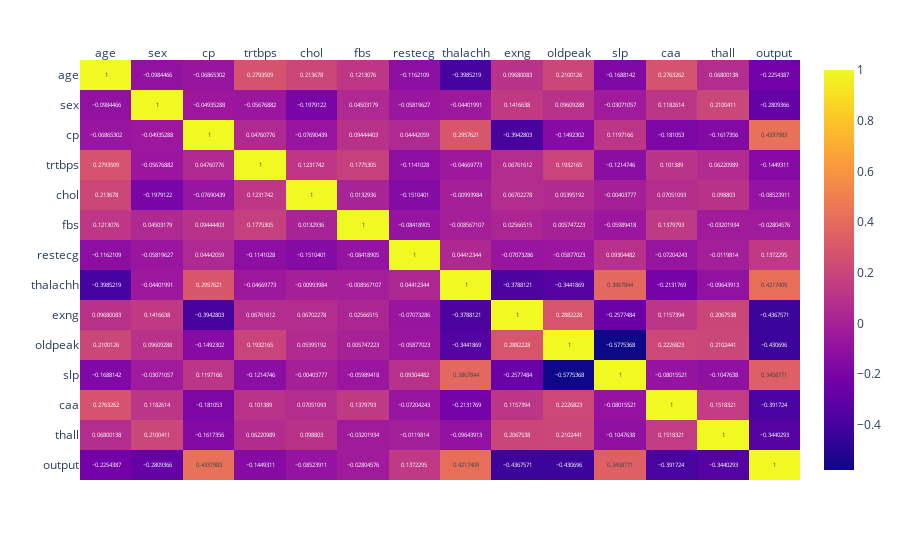

Write notebook code for a chart like this one.
### Code cell
fig = px.imshow(img=values, x=x, y=y, text_auto=True, aspect='auto')
fig.update_xaxes(side="top")
fig.show()

### Figure 1 — Plotly figure (JSON) as saved in the notebook; plotly's stock layout.template omitted (floating-point values rounded to 4 significant figures; data arrays with more than 128 entries replaced by an {"elided": "..."} marker saying what was removed)
{"data": [{"coloraxis": "coloraxis", "hovertemplate": "x: %{x}<br>y: %{y}<br>color: %{z}<extra></extra>", "name": "0", "texttemplate": "%{z}", "type": "heatmap", "x": ["age", "sex", "cp", "trtbps", "chol", "fbs", "restecg", "thalachh", "exng", "oldpeak", "slp", "caa", "thall", "output"], "xaxis": "x", "y": ["age", "sex", "cp", "trtbps", "chol", "fbs", "restecg", "thalachh", "exng", "oldpeak", "slp", "caa", "thall", "output"], "yaxis": "y", "z": {"elided": "14x14 float values"}}], "layout": {"coloraxis": {"colorscale": [[0, "#0d0887"], [0.1111, "#46039f"], [0.2222, "#7201a8"], [0.3333, "#9c179e"], [0.4444, "#bd3786"], [0.5556, "#d8576b"], [0.6667, "#ed7953"], [0.7778, "#fb9f3a"], [0.8889, "#fdca26"], [1, "#f0f921"]]}, "margin": {"t": 60}, "xaxis": {"anchor": "y", "domain": [0, 1], "side": "top"}, "yaxis": {"anchor": "x", "autorange": "reversed", "domain": [0, 1]}}}
